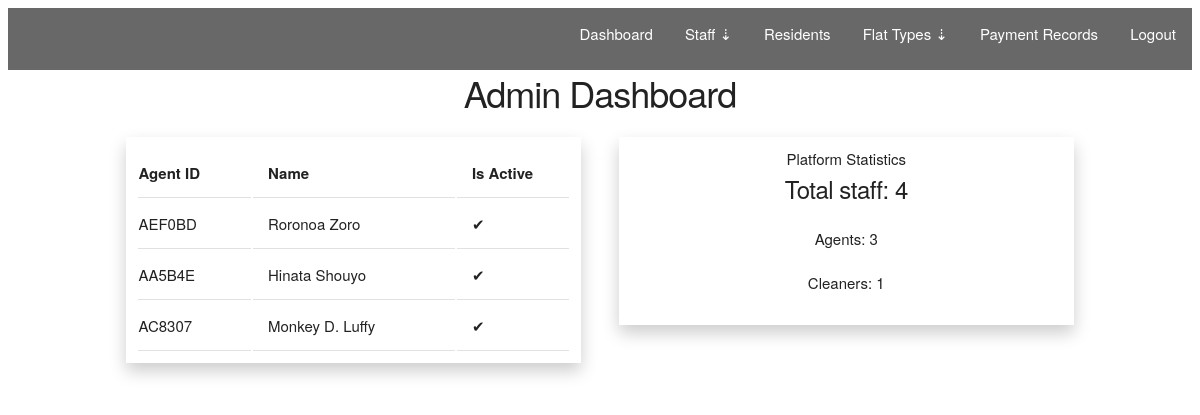
The app's page /dash (signed in), older data.
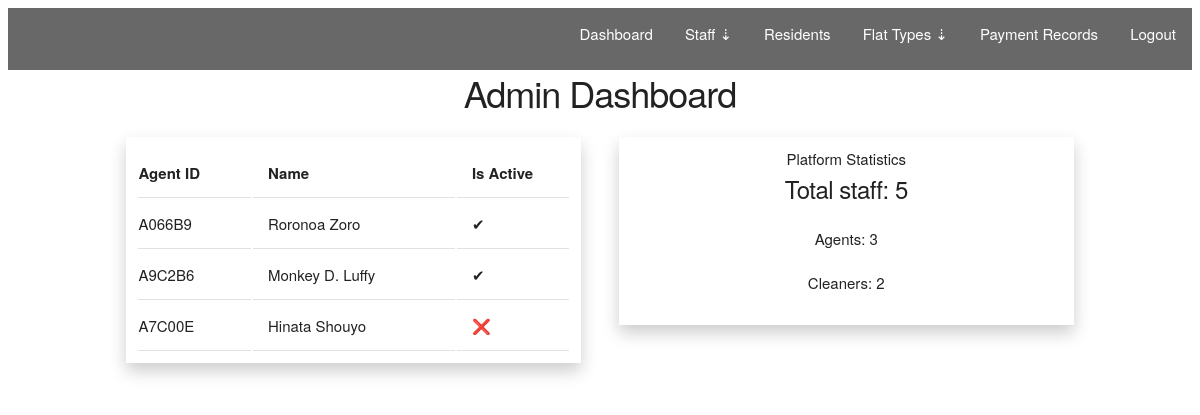
The same page, newer data.
### estate/models.py (models this page shows, shortened)
class User(UserMixin, db.Model):
    __tablename__ = 'users'
    id = db.Column(db.Integer, primary_key=True)
    user_tag = db.Column(db.String(64), unique=True)
    password_hash = db.Column(db.String(128))
    fullname = db.Column(db.String(128))
    email = db.Column(db.String(128))
    number = db.Column(db.String(64))
    is_active = db.Column(db.BOOLEAN)
    joined_date = db.Column(db.DateTime, default=datetime.now())
    @property
    def password(self):
        raise AttributeError('PROPERTY NOT ACCESSIBLE')
    role_id = db.Column(db.Integer, db.ForeignKey('roles.id'))
    payments = db.relationship('Payment', backref='resident', lazy='dynamic')
    flat = db.relationship('Flat', uselist=False, backref='resident')

### estate/blueprints/admin/views.py (the view)
@admin.route('/dash')
@login_required
@admin_required
def dash():
    agents = User.query.filter_by(role_id=2).order_by(User.is_active.desc())
    cleaners = User.query.filter_by(role_id=3).count()
    total_staff = agents.count() + cleaners
    return render_template(
        'admin/dash.html', agents=agents, cleaners=cleaners, total_staff=total_staff
    )

### estate/models.py (called while the page is built)
@login_manager.user_loader
def load_user(user_id):
    return User.query.get(user_id)

### estate/templates/admin/dash.html (shortened to what this page needs)
{% extends "base.html" %}
{% block content %}
<header>
    {% include 'partials/admin_nav.html' %}
</header>
<div class="container">
    <h3>Admin Dashboard</h3>
    <div class="row">
        <div class="six columns">
            <table class="u-full-width shadow-div">
                <thead>
                    <tr>
                        <th>Agent ID</th>
                        <th>Name</th>
                        <th>Is Active</th>
                    </tr>
                </thead>
                <tbody>
                    {% for agent in agents %}
                    <tr>
                        <td>{{ agent.user_tag }}</td>
                        <td>{{ agent.fullname }}</td>
                        {% if agent.is_active %}
                        <td>✔</td>
                        {% else %}
                        <td>❌</td>
                        {% endif %}
                    </tr>
                    {% endfor %}
                </tbody>
            </table>
        </div>
        <div class="six columns">
            <div class="stats shadow-div">
                <span>Platform Statistics</span>
                <h5>Total staff: {{ total_staff }}</h5>
                <h6>Agents: {{ agents.count() }}</h6>
                <h6>Cleaners: {{ cleaners }}</h6>
            </div>
        </div>
    </div>
</div>
{% endblock %}

Row changes from the older to the newer data that the page shows:
removed User: user_tag "AA5B4E", fullname "Hinata Shouyo"
no longer on this page (row edited): User: user_tag "AC8307", fullname "Monkey D. Luffy"
changed User "Roronoa Zoro": user_tag "AEF0BD" → "A066B9"
now on this page (row edited): User: user_tag "A9C2B6", fullname "Monkey D. Luffy"
added User: user_tag "A7C00E", fullname "Hinata Shouyo"
Text that changed along with them:
{{ total_staff }}: "4" → "5"
{{ cleaners }}: "1" → "2"
